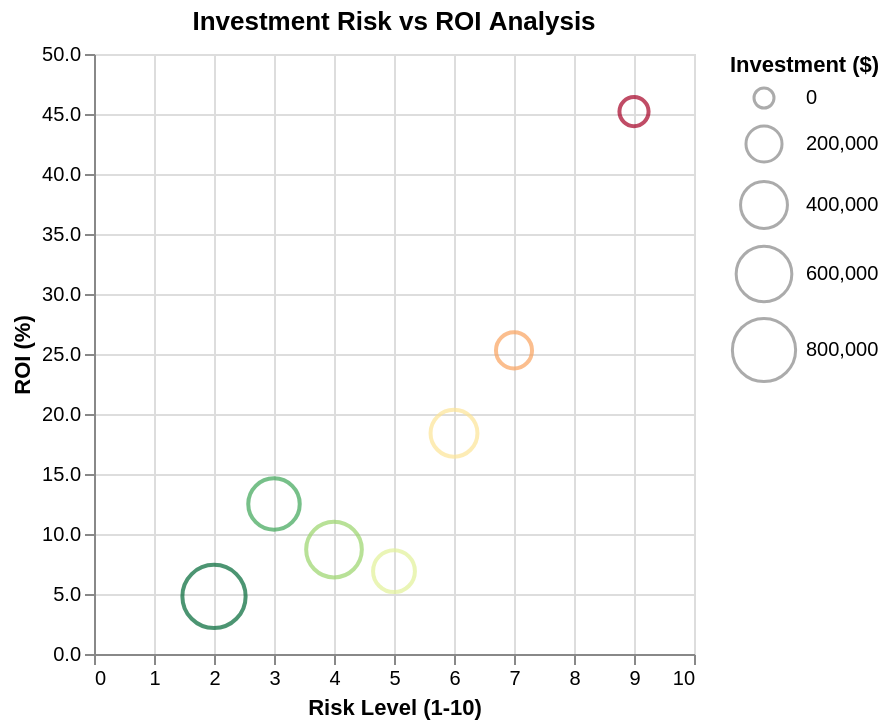

Express this chart as Vega-Lite.
### Vega-Lite specification from a JSON file in a GitHub repository (floating-point values rounded to 4 significant figures)
{"$schema": "https://vega.github.io/schema/vega-lite/v6.json", "description": "Investment ROI analysis", "data": {"values": [{"investment": "Real Estate A", "risk": 3, "roi": 12.5, "amount": 500000}, {"investment": "Tech Stock B", "risk": 7, "roi": 25.3, "amount": 200000}, {"investment": "Bond Fund C", "risk": 2, "roi": 4.8, "amount": 800000}, {"investment": "Crypto D", "risk": 9, "roi": 45.2, "amount": 100000}, {"investment": "Index Fund E", "risk": 4, "roi": 8.7, "amount": 600000}, {"investment": "Private Equity F", "risk": 6, "roi": 18.4, "amount": 400000}, {"investment": "Commodities G", "risk": 5, "roi": 6.9, "amount": 300000}]}, "mark": "point", "encoding": {"x": {"field": "risk", "type": "quantitative", "axis": {"title": "Risk Level (1-10)"}, "scale": {"domain": [0, 10]}}, "y": {"field": "roi", "type": "quantitative", "axis": {"title": "ROI (%)", "format": ".1f"}}, "size": {"field": "amount", "type": "quantitative", "legend": {"title": "Investment ($)"}, "scale": {"range": [100, 1000]}}, "color": {"field": "risk", "type": "quantitative", "scale": {"scheme": "redyellowgreen", "reverse": true}, "legend": null}, "tooltip": [{"field": "investment", "type": "nominal"}, {"field": "roi", "type": "quantitative", "format": ".1f", "title": "ROI %"}, {"field": "risk", "type": "quantitative", "title": "Risk"}, {"field": "amount", "type": "quantitative", "format": "$,.0f", "title": "Amount"}]}, "title": "Investment Risk vs ROI Analysis"}
